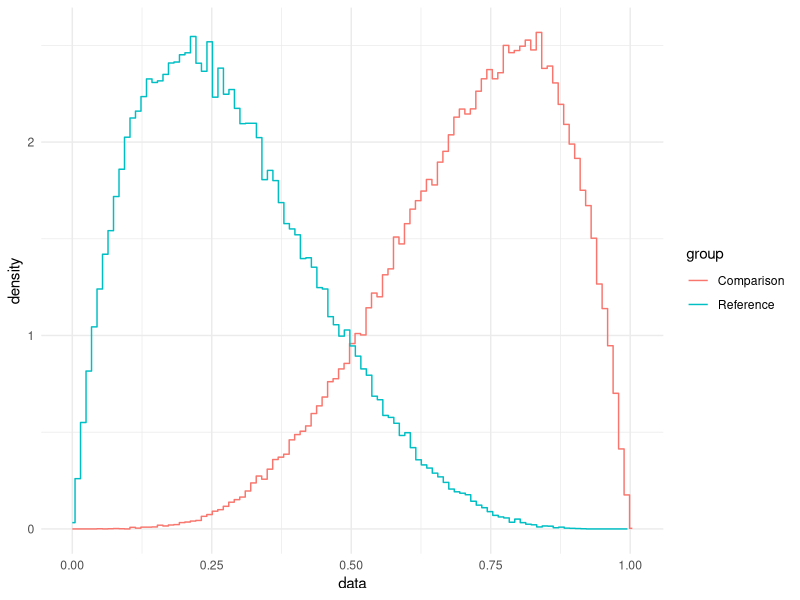

This figure's R source: (Note: this script raises an error after producing the figure.)
## ---- chunk 1
# library(FNN) # from `o1-preview`'s suggestion
library(RANN)  # from `gpt4o`'s suggestion
library(ggplot2)
library(dplyr)
## ---- chunk 2
# Sample size
n <- 1e5

# Reference population parameters
alpha_p <- 2
beta_p <- 5

# Comparison population parameters
alpha_q <- 5
beta_q <- 2
## ---- chunk 3
data_p <- rbeta(n, alpha_p, beta_p)
data_q <- rbeta(n, alpha_q, beta_q)
## ---- chunk 4
samples <- data.frame(data = c(data_p, data_q),
                      group = rep(c("Reference", "Comparison"), each = n))

samples %>%
  ggplot(aes(x = data, y = after_stat(density), color = group)) +
  geom_step(stat = "bin", direction = "mid",
            binwidth = function(x) 2*IQR(x) / (length(x))^(1/3)) +
  theme_minimal()
## ---- chunk 5
calculate_PSI <- function(data_p, data_q, bins) {
  # Create common bins based on combined data
  breaks <- seq(min(c(data_p, data_q)), max(c(data_p, data_q)), length.out = bins + 1)
  
  # Compute counts for each bin
  p_counts <- hist(data_p, breaks = breaks, plot = FALSE)$counts
  q_counts <- hist(data_q, breaks = breaks, plot = FALSE)$counts
  
  # Convert counts to proportions
  p_prop <- p_counts / sum(p_counts)
  q_prop <- q_counts / sum(q_counts)
  
  # Avoid division by zero and log(0) by adding a small value
  epsilon <- 1e-10
  p_prop <- pmax(p_prop, epsilon)
  q_prop <- pmax(q_prop, epsilon)
  
  # Calculate PSI
  PSI <- sum((p_prop - q_prop) * log(p_prop / q_prop))
  
  return(PSI)
}
## ---- chunk 6
# Calculate PSI for different bin sizes
number_of_bins <- c(5, 10, 20, 50, 100, 1000)
PSI_values <- sapply(number_of_bins, function(bins) calculate_PSI(data_p, data_q, bins))
## ---- chunk 7
kl_divergence_knn <- function(x, y, k = 5) {
  # x: Samples from distribution P (n x d matrix)
  # y: Samples from distribution Q (m x d matrix)
  # k: Number of nearest neighbors for the k-NN estimate
  
  n <- nrow(x)
  m <- nrow(y)
  d <- ncol(x)
  
  # Find the k-th nearest neighbor distances in P
  nn_x <- nn2(x, x, k = k + 1)  # k+1 because first neighbor is the point itself
  dist_x <- nn_x$nn.dists[, k + 1]  # Take the k-th nearest neighbor
  
  # Find the k-th nearest neighbor distances in Q
  nn_y <- nn2(y, x, k = k)  # Nearest neighbors of x in y
  dist_y <- nn_y$nn.dists[, k]  # Take the k-th nearest neighbor
  
  # Compute KL divergence estimate
  kl_estimate <- mean(log(dist_y / dist_x)) * d + log(m / (n - 1))
  
  return(kl_estimate)
}

# Compute KL divergences
D_KL_pq <- kl_divergence_knn(matrix(data_p, ncol = 1), matrix(data_q, ncol = 1))
D_KL_qp <- kl_divergence_knn(matrix(data_q, ncol = 1), matrix(data_p, ncol = 1))

# Compute PSI based on kNN estimator
PSI_kNN <- D_KL_pq + D_KL_qp
## ---- chunk 8
# Convert data to matrices
data_p_mat <- matrix(data_p, ncol = 1)
data_q_mat <- matrix(data_q, ncol = 1)

k <- 5  # Number of nearest neighbors

# Compute distances for data_p
rho_p <- get.knn(data_p_mat, k = k)$nn.dist[, k]  # Distances in data_p
nu_p <- get.knnx(data_q_mat, data_p_mat, k = k)$nn.dist[, k]  # Distances from data_p to data_q

# Compute distances for data_q
rho_q <- get.knn(data_q_mat, k = k)$nn.dist[, k]  # Distances in data_q
nu_q <- get.knnx(data_p_mat, data_q_mat, k = k)$nn.dist[, k]  # Distances from data_q to data_p

# Compute KL divergences
D_KL_pq <- (1 / n) * sum(log(nu_p / rho_p))
D_KL_qp <- (1 / n) * sum(log(nu_q / rho_q))

# Compute PSI based on kNN estimator
PSI_kNN <- D_KL_pq + D_KL_qp
## ---- chunk 9
print(paste("PSI estimated using kNN method:", PSI_kNN))
## ---- chunk 10
# Define the PDFs of the reference and comparison populations
pdf_p <- function(x) dbeta(x, alpha_p, beta_p)
pdf_q <- function(x) dbeta(x, alpha_q, beta_q)

# Integrand
integrand <- function(x) {
  p <- pdf_p(x)
  q <- pdf_q(x)
  
  I <- (p - q) * log(p / q)
  
  I <- ifelse(is.nan(I), 0, I)
  
  I
}

# Compute the PSI using numerical integration using `integrate()`
PSI_true <- integrate(integrand, lower = 0, upper = 1)$value

print(paste("PSI using numerical integration:", PSI_true))
## ---- chunk 11
ggplot(PSI_results, aes(x = Bins, y = PSI)) +
  geom_line() +
  geom_point() +
  geom_hline(yintercept = PSI_true, linetype = "solid", color = "blue") +
  geom_hline(yintercept = PSI_kNN, linetype = "dashed", color = "red") +
  labs(title = "PSI vs. Bin Sizes", x = "Number of Bins", y = "PSI") +
  theme_minimal()
